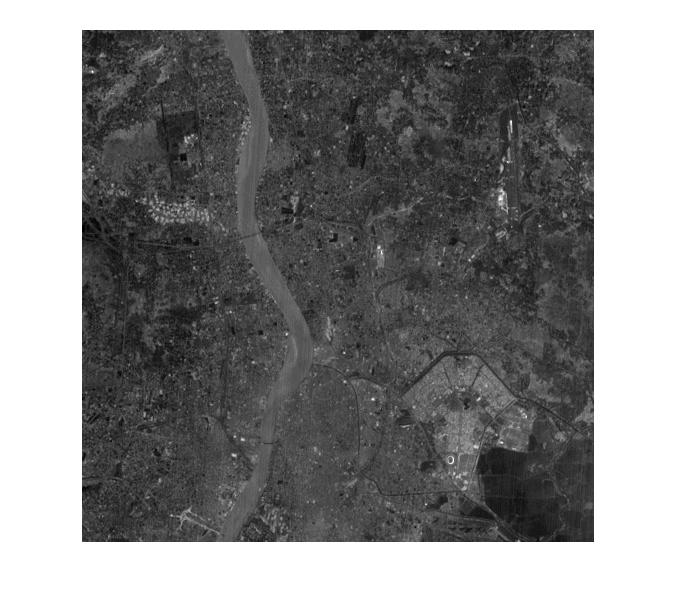
%> input picture AI Assignment_FaceRecog/1.jpg, 676 x 598 px; the run also reads 2 pictures not shown here
$ octave test.m   (GNU Octave 9; MATLAB toolbox functions it lacks are replaced by stand-ins)
%> lines starting %> are read from the running program, lines starting %| are printed output that depends on the picture
rb = double(imread('1.jpg'));
%> rb: size 598x676x3 double; min 0, max 255, mean 132.9; mean of the top-left, top-right, bottom-left and bottom-right quarters 125.7, 123.2, 139.9, 142.8
gb = double(imread('2.jpg'));
%> gb: size 598x676x3 double; min 3, max 255, mean 135.6; mean of the top-left, top-right, bottom-left and bottom-right quarters 129.3, 128.1, 141.4, 143.7
bb = double(imread('3.jpg'));
%> bb: size 598x676x3 double; min 0, max 255, mean 132.9; mean of the top-left, top-right, bottom-left and bottom-right quarters 126.6, 124.4, 140.1, 140.3
ib = double(imread('4.jpg'));
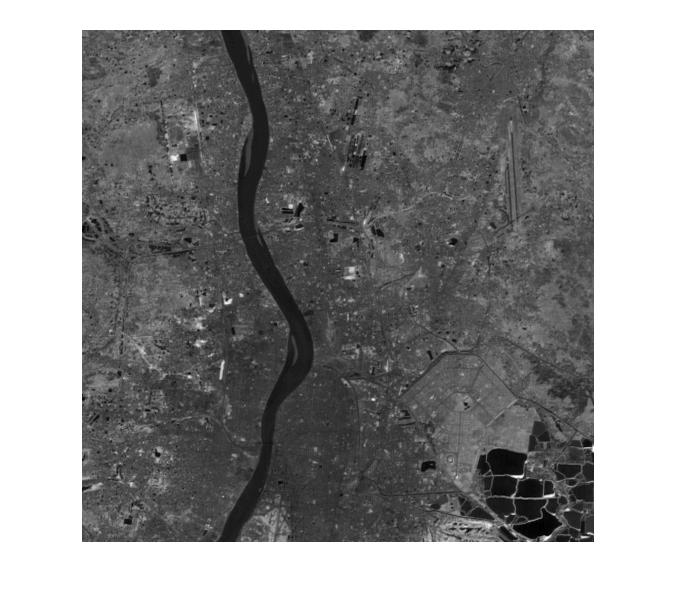
%> input picture AI Assignment_FaceRecog/4.jpg, 676 x 598 px
%> ib: size 598x676x3 double; min 0, max 255, mean 141; mean of the top-left, top-right, bottom-left and bottom-right quarters 135.8, 140.9, 142.2, 145.3

rb_ = reshape(rb(:, :, 1), 598*676, 1);
gb_ = reshape(gb(:, :, 1), 598*676, 1);
bb_ = reshape(bb(:, :, 1), 598*676, 1);
ib_ = reshape(ib(:, :, 1), 598*676, 1);

Image = [rb_, gb_, bb_, ib_];

[coeff, score, var] = pca(Image);
%> coeff = [0.512 -0.324 -0.597 -0.526; 0.5 -0.211 -0.179 0.821; 0.512 -0.283 0.782 -0.214; 0.475 0.878 -0.0112 -0.0665]; var = [31619.3; 397.1; 49.83; 21.15]

val = sum(coeff(1, 1:3));
%> val = -0.409
trans=[];
k = 1;
% [15 lines of commented-out code are left out]

I = zeros(598, 676);
transformed = Image * coeff;
Ipc1 = reshape(transformed(:,1),size(I,1),size(I,2));
Ipc2 = reshape(transformed(:,2),size(I,1),size(I,2));
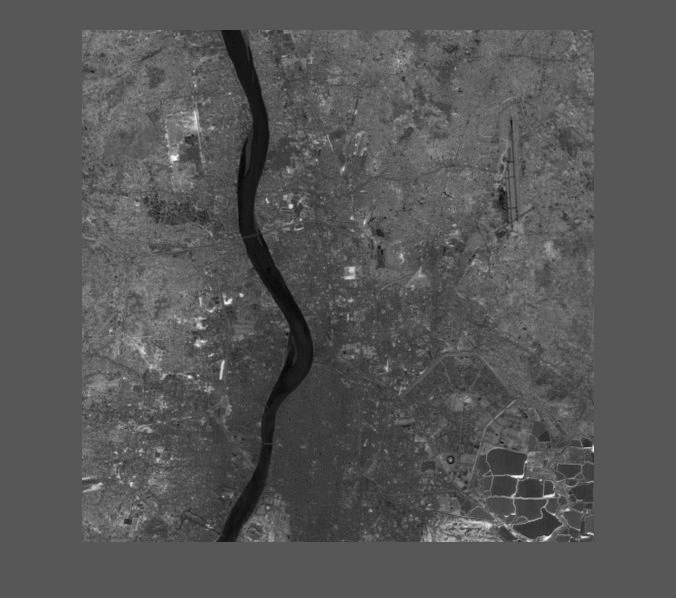
%> Ipc2: size 598x676 double; min -76.99, max 191.9, mean 14.5; drawn with min black and max white
Ipc3 = reshape(transformed(:,3),size(I,1),size(I,2));
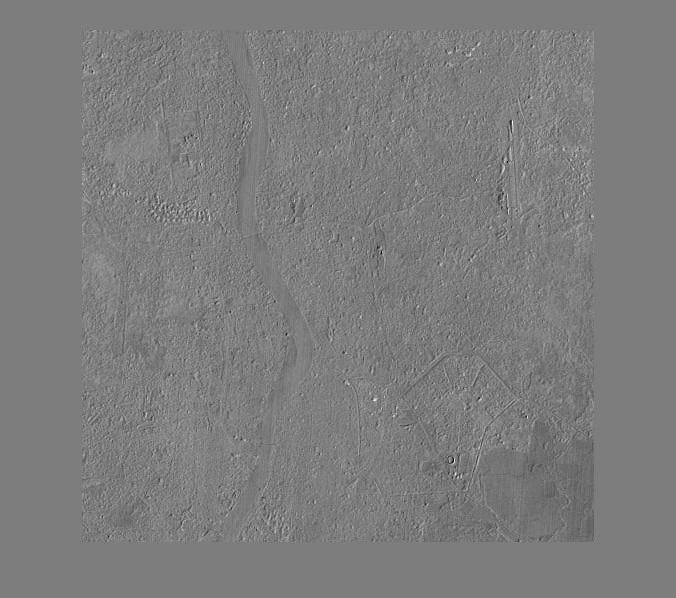
%> Ipc3: size 598x676 double; min -90.8, max 91.29, mean -1.4; drawn with min black and max white
Ipc4 = reshape(transformed(:,4),size(I,1),size(I,2));
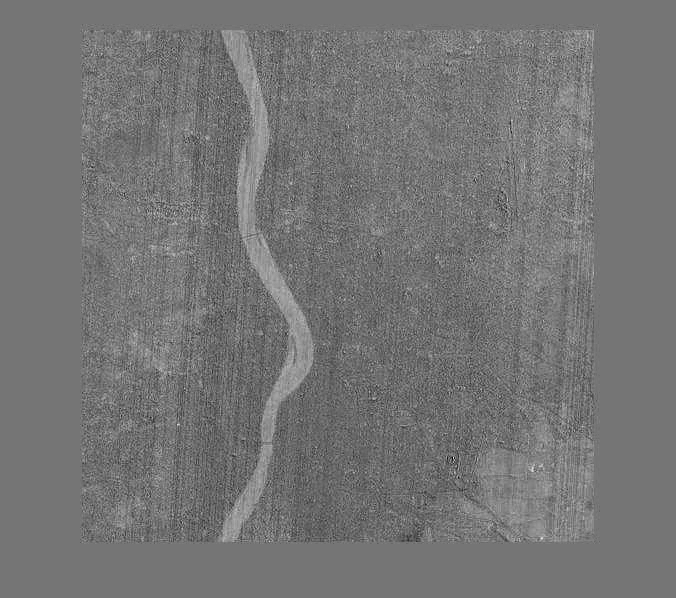
%> Ipc4: size 598x676 double; min -31.83, max 45.35, mean 3.6; drawn with min black and max white
figure, imshow(Ipc1,[]);
figure, imshow(Ipc2,[]);
figure, imshow(Ipc3,[]);
figure, imshow(Ipc4,[])
